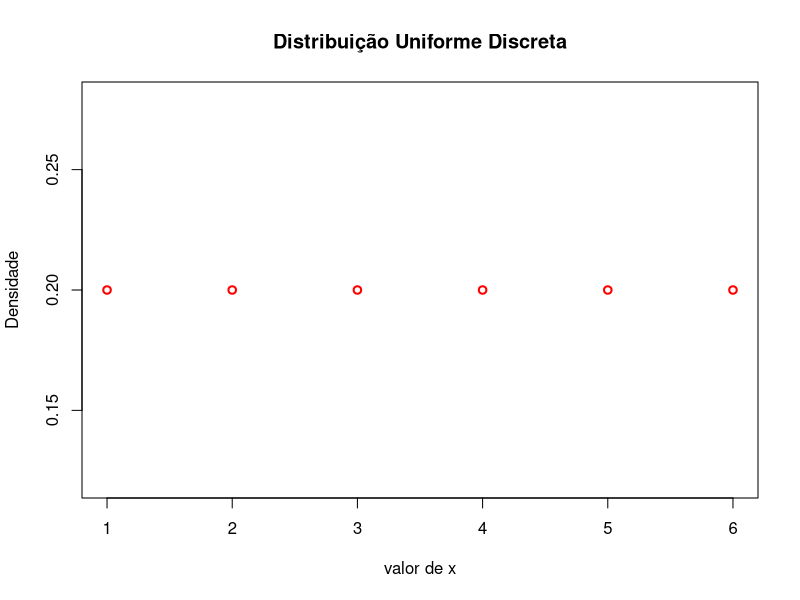
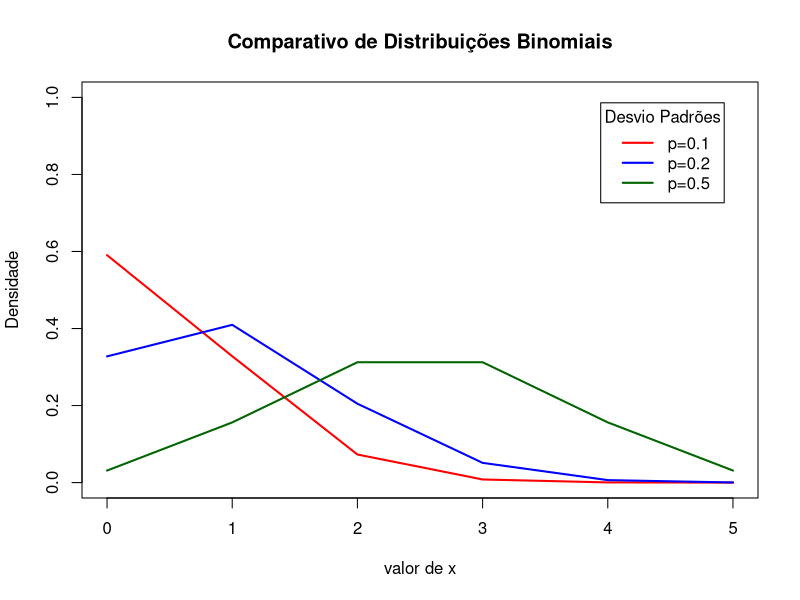
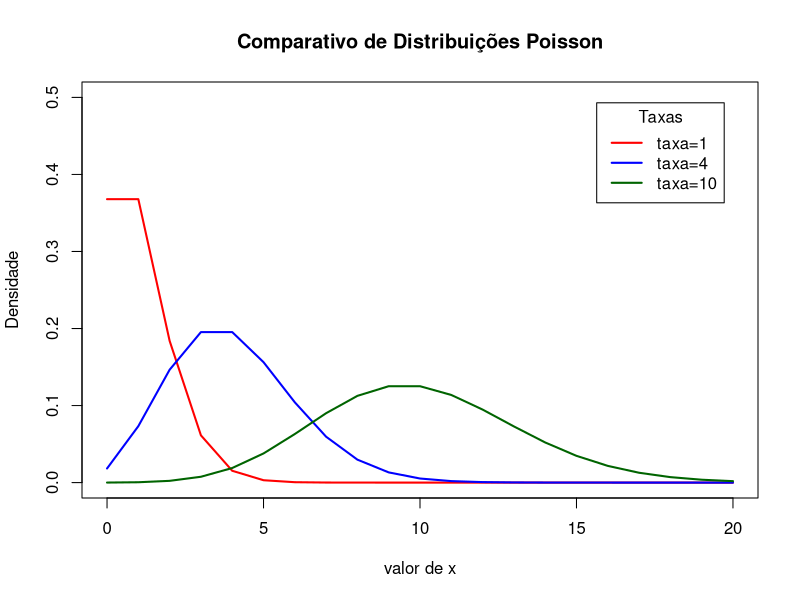
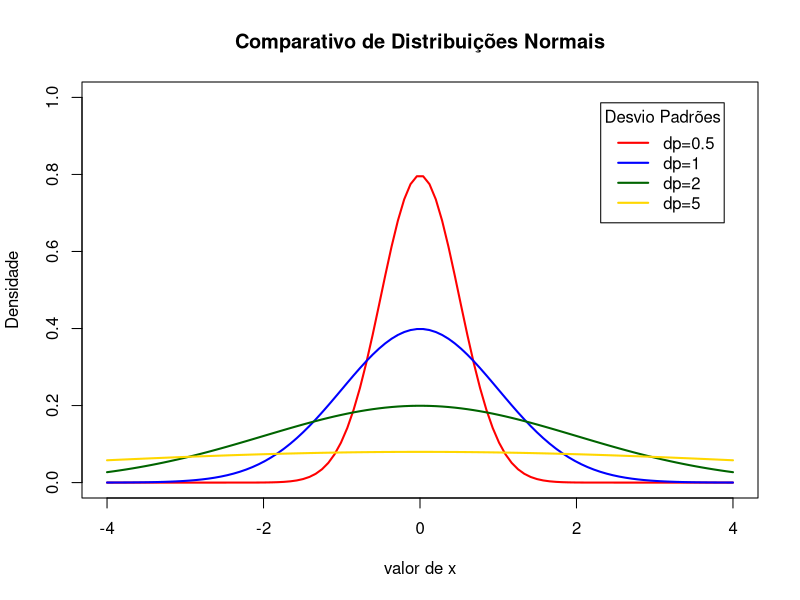
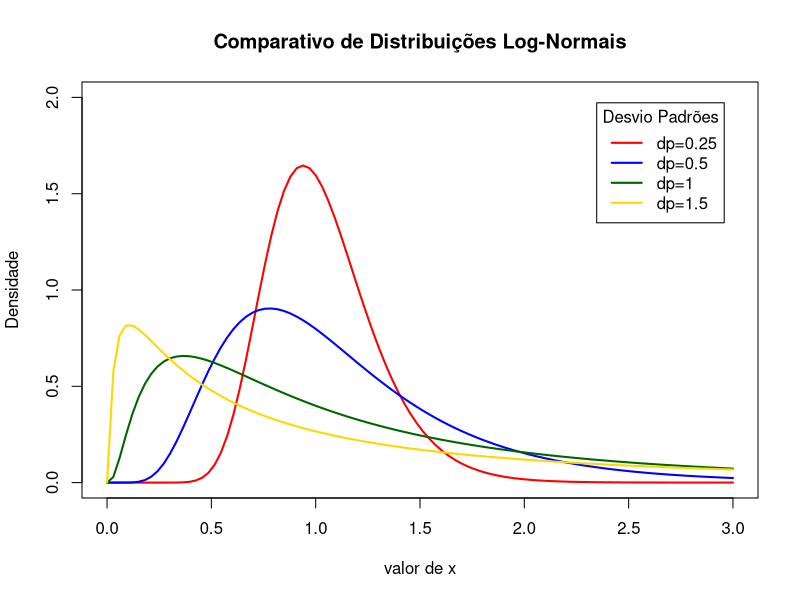
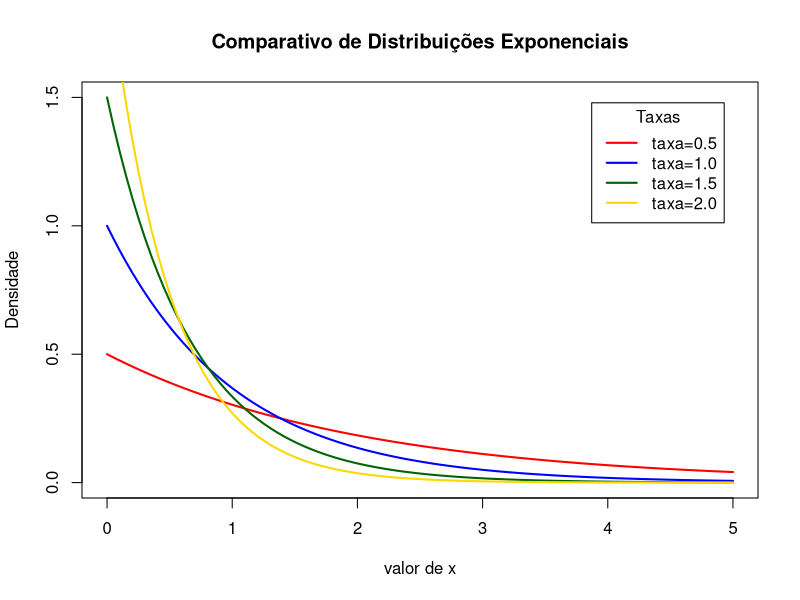
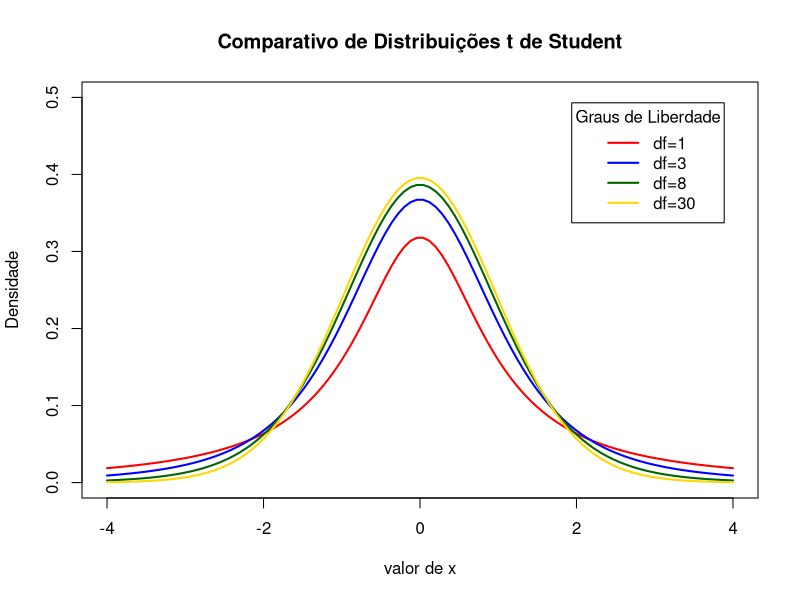

Source code (R) for these figures, in order:
## ---- chunk 1
knitr::opts_chunk$set(echo = TRUE)
## ---- chunk 2
x <- seq(1, 6)
y <- dunif(x, min = 1, max = 6)

plot(x, y, xlab="valor de x",
  ylab="Densidade",
  main="Distribuição Uniforme Discreta",
  lwd=2, col="red"
)
## ---- chunk 3
x <- seq(0, 5)

probs <- c(0.1, 0.2, 0.5)
colors <- c("red", "blue", "darkgreen")
labels <- c("p=0.1", "p=0.2", "p=0.5")

plot(NA, xlab="valor de x",
  ylab="Densidade",
  main="Comparativo de Distribuições Binomiais",
  xlim = c(0, 5),
  ylim = c(0, 1))

for (i in 1:4){
  lines(x, dbinom(x, 5, prob = probs[i]), lwd=2, col=colors[i])
}

legend("topright", inset=.05, title="Desvio Padrões",
  labels, lwd=2, lty=c(1, 1, 1, 1, 2), col=colors)
## ---- chunk 4
x <- seq(0, 20)

rates <- c(1, 4, 10)
colors <- c("red", "blue", "darkgreen")
labels <- c("taxa=1", "taxa=4", "taxa=10")

plot(NA, xlab="valor de x",
  ylab="Densidade",
  main="Comparativo de Distribuições Poisson",
  xlim = c(0, 20),
  ylim = c(0, 0.5))

for (i in 1:4){
  lines(x, dpois(x, lambda = rates[i]), lwd=2, col=colors[i])
}

legend("topright", inset=.05, title="Taxas",
  labels, lwd=2, lty=c(1, 1, 1, 1, 2), col=colors)
## ---- chunk 5
x <- seq(-4, 4, length = 100)

dps <- c(0.5, 1, 2, 5)
colors <- c("red", "blue", "darkgreen", "gold")
labels <- c("dp=0.5", "dp=1", "dp=2", "dp=5")

plot(NA, xlab="valor de x",
  ylab="Densidade",
  main="Comparativo de Distribuições Normais",
  xlim = c(-4, 4),
  ylim = c(0, 1))

for (i in 1:4){
  lines(x, dnorm(x, mean = 0, sd = dps[i]), lwd=2, col=colors[i])
}

legend("topright", inset=.05, title="Desvio Padrões",
  labels, lwd=2, lty=c(1, 1, 1, 1, 2), col=colors)
## ---- chunk 6
x <- seq(0, 3, length = 100)

dps <- c(0.25, 0.5, 1, 1.5)
colors <- c("red", "blue", "darkgreen", "gold")
labels <- c("dp=0.25", "dp=0.5", "dp=1", "dp=1.5")

plot(NA, xlab="valor de x",
  ylab="Densidade",
  main="Comparativo de Distribuições Log-Normais",
  xlim = c(0, 3),
  ylim = c(0, 2))

for (i in 1:4){
  lines(x, dlnorm(x, mean = 0, sd = dps[i]), lwd=2, col=colors[i])
}

legend("topright", inset=.05, title="Desvio Padrões",
  labels, lwd=2, lty=c(1, 1, 1, 1, 2), col=colors)
## ---- chunk 7
x <- seq(0, 5, length = 100)

rates <- c(0.5, 1, 1.5, 2)
colors <- c("red", "blue", "darkgreen", "gold")
labels <- c("taxa=0.5", "taxa=1.0", "taxa=1.5", "taxa=2.0")

plot(NA, xlab="valor de x",
  ylab="Densidade",
  main="Comparativo de Distribuições Exponenciais",
  xlim = c(0, 5),
  ylim = c(0, 1.5))

for (i in 1:4){
  lines(x, dexp(x,rate = rates[i]), lwd=2, col=colors[i])
}

legend("topright", inset=.05, title="Taxas",
  labels, lwd=2, lty=c(1, 1, 1, 1, 2), col=colors)
## ---- chunk 8
x <- seq(-4, 4, length = 100)

degfs <- c(1, 3, 8, 30)
colors <- c("red", "blue", "darkgreen", "gold")
labels <- c("df=1", "df=3", "df=8", "df=30")

plot(NA, xlab="valor de x",
  ylab="Densidade",
  main="Comparativo de Distribuições t de Student",
  xlim = c(-4, 4),
  ylim = c(0, 0.5))

for (i in 1:4){
  lines(x, dt(x,df = degfs[i]), lwd=2, col=colors[i])
}

legend("topright", inset=.05, title="Graus de Liberdade",
  labels, lwd=2, lty=c(1, 1, 1, 1, 2), col=colors)
## ---- chunk 9
sessionInfo()
